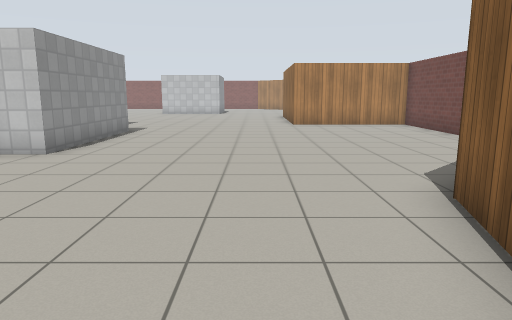
view 1 (above)

23 first-person views from a walk through a robot-simulator world made for Gazebo. The camera is 1.2 m above the floor, tilts 10° down and sees 70° across. The floor is counted in squares, 1 m on a side. Each view is taken from the middle of a square. On the plan, view 1 faces up. The plan holds only what a view shows up to about 14 squares ahead; the rest is blank. Simple patterns stand in for the simulator's built-in surfaces.

view 2
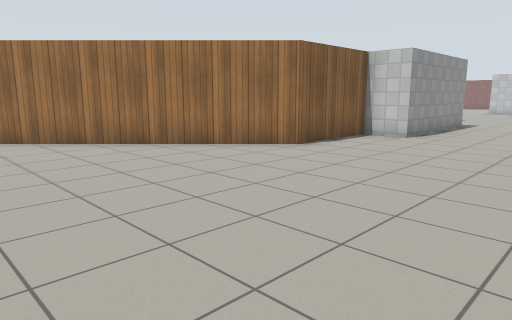

view 3
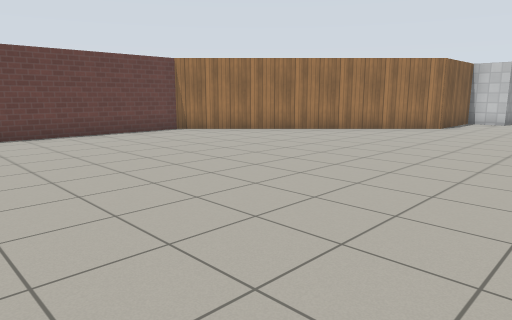

view 4
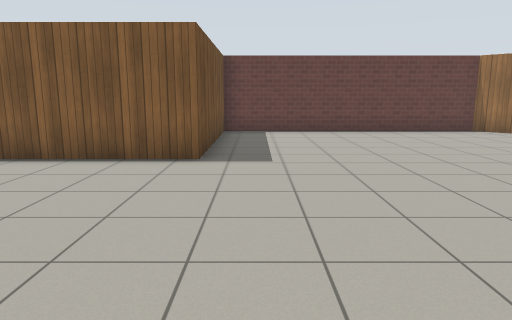

view 5
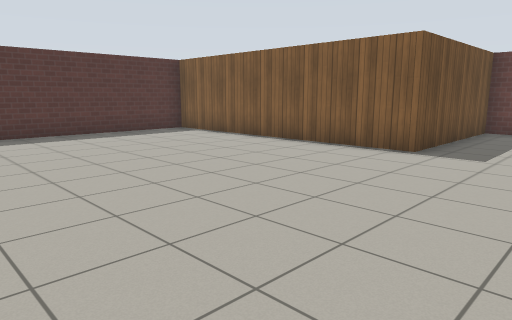

view 6
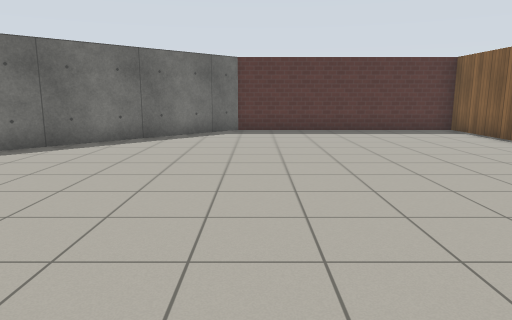

view 7
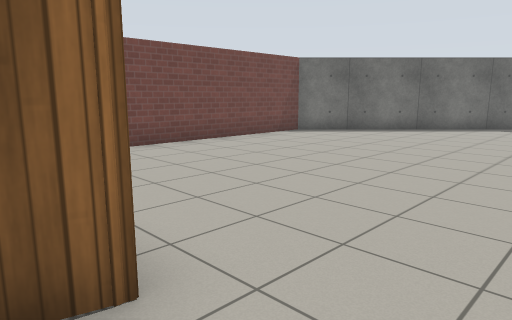

view 8
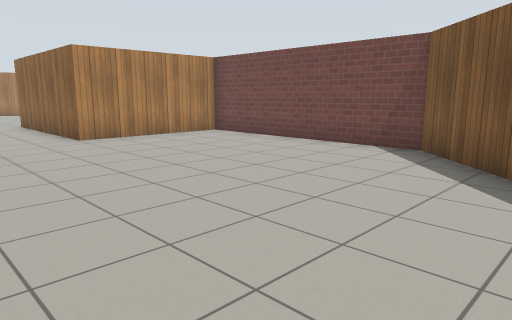

view 9
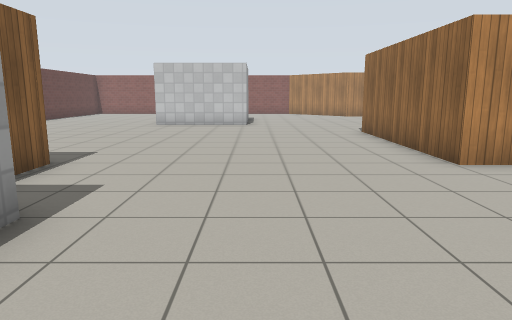

view 10
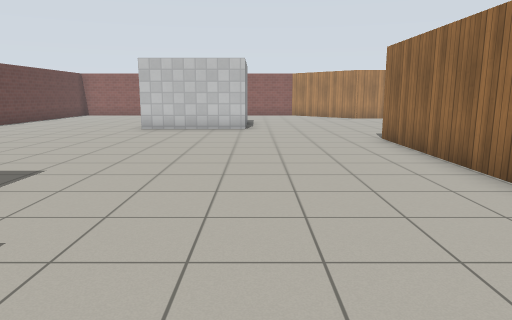

view 11
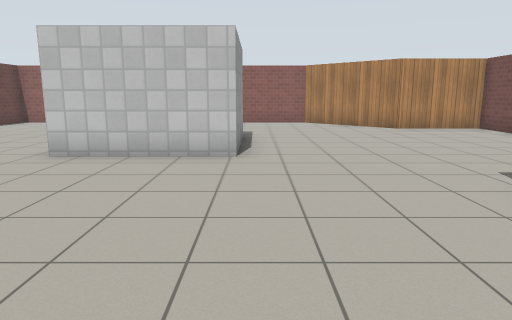

view 12
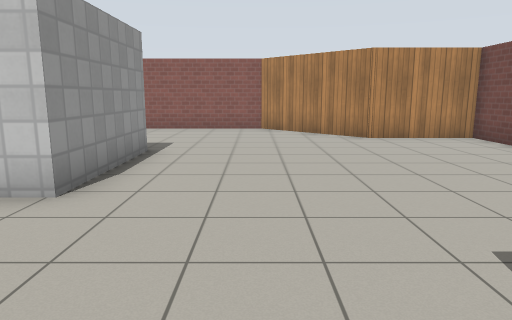

view 13
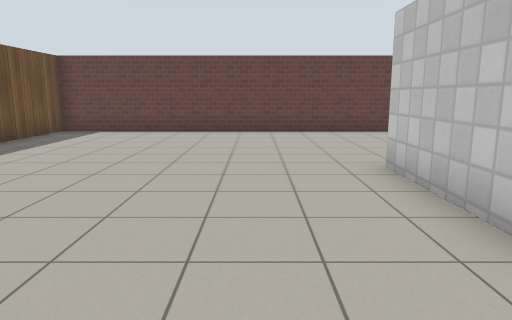

view 14
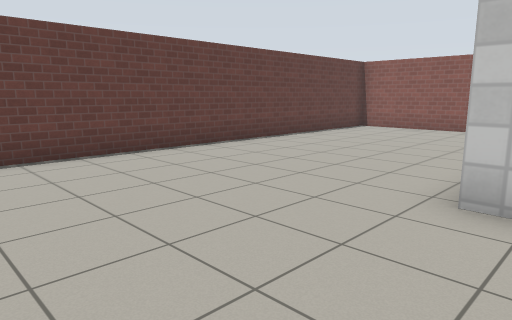

view 15
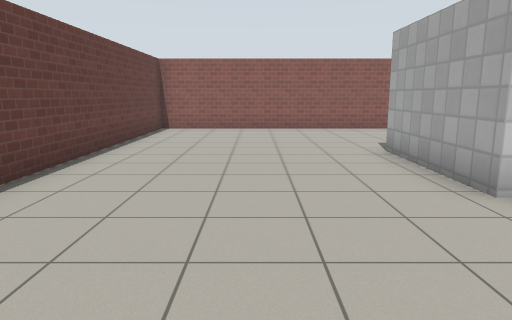

view 16
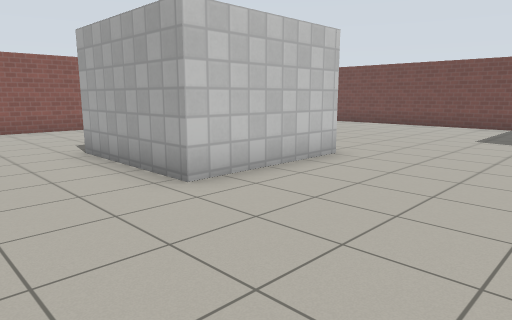

view 17
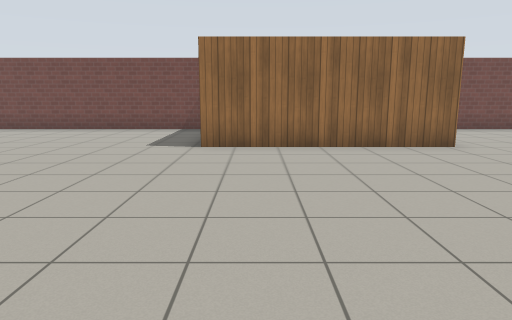

view 18
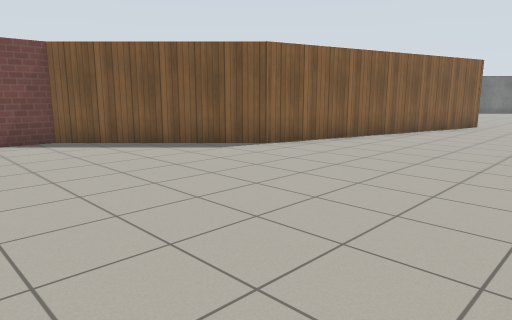

view 19
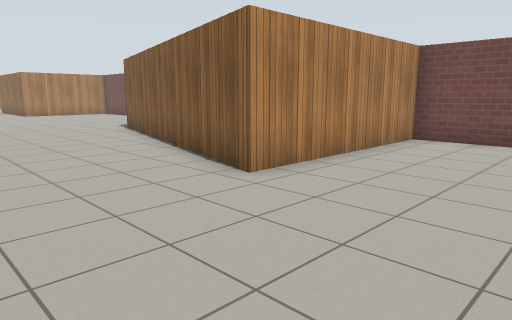

view 20
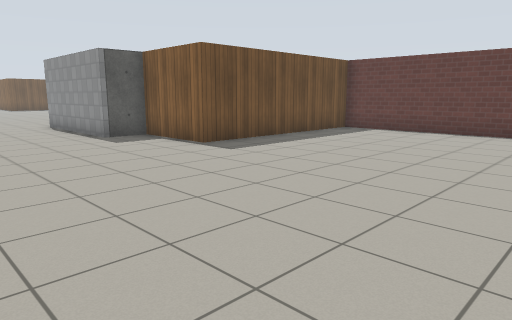

view 21
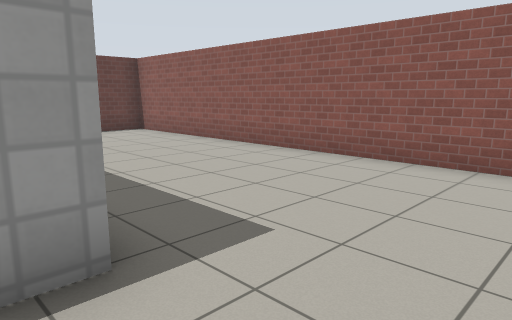

view 22
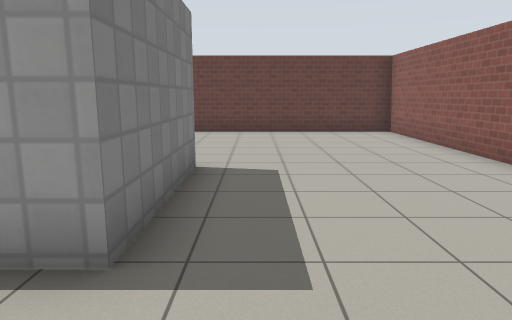

view 23
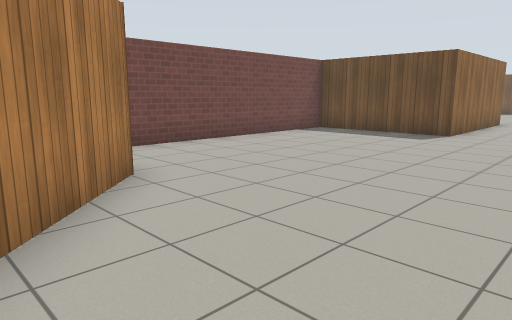

### Floor plan
Points are (right, up) in squares from view 1. A wall is a line through its corners. A room is listed if a view was taken in it or the views show most of it. See-through windows are left out.
Room 1 (views 1, 2, 3, 4, 5, 6, 7, 8, 9, 10, 11, 12, 13, 14, 15, 16, 17, 18, 19, 20, 21, 22, 23)
walls: (-4.3, 7.5) (-5.7, 7.5) (-5.7, 4.2) (-12.5, -2.6) (-12.5, -11.1) (-6.9, -11.1) (-6.9, -19.9) (0.6, -19.9) (6.2, -14.4) (6.2, -4.9) (-0.1, -4.9) (2.4, 4.2) (6.2, 8.1) (6.2, 15.3) (1.6, 15.3) (1.6, 21.3) (6.2, 21.3) (6.2, 30.4) (3.3, 30.4) (0.2, 33.5) (-12.5, 33.5) (-12.5, 15.4) (-5.7, 15.4) (-5.7, 12.5) (-4.3, 12.5) (-4.3, 7.5); (-2.4, 24.2) (-6.1, 24.2) (-6.1, 28) (-2.4, 28) (-2.4, 24.2)

Positions as (right, up) in squares from view 1, and headings:
1: (0, 0), facing up
2: (0, -3), facing up-left
3: (-1, -10), facing up-left
4: (0, -10), facing left
5: (1, -8), facing down-left
6: (0, -7), facing down
7: (-2, -4), facing down-right
8: (-2, 5), facing up-right
9: (-2, 9), facing up
10: (-2, 11), facing up
11: (-2, 17), facing up
12: (0, 20), facing up
13: (0, 22), facing left
14: (-5, 20), facing up-left
15: (-9, 20), facing up
16: (-9, 20), facing up-right
17: (-7, 20), facing right
18: (-4, 11), facing down-right
19: (-4, -9), facing up-right
20: (0, 23), facing down-left
21: (0, 27), facing up-left
22: (0, 29), facing left
23: (-2, 33), facing down-right
